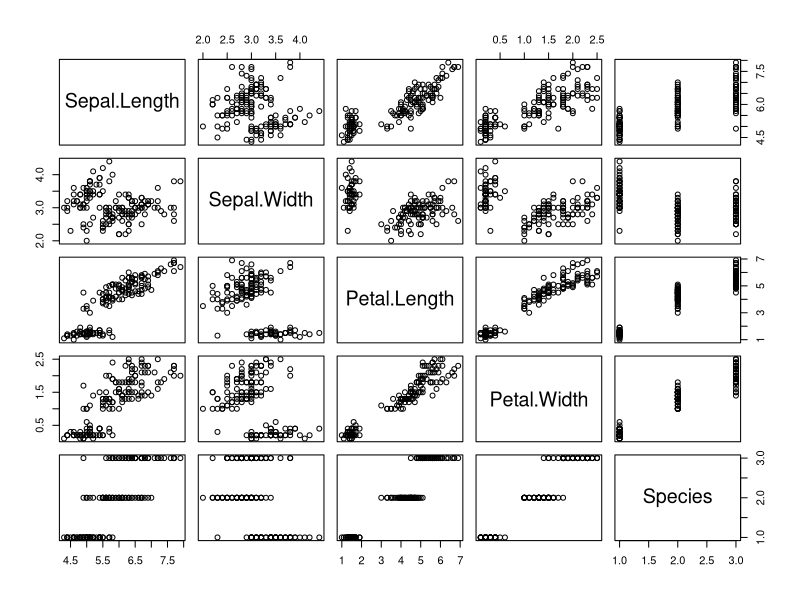
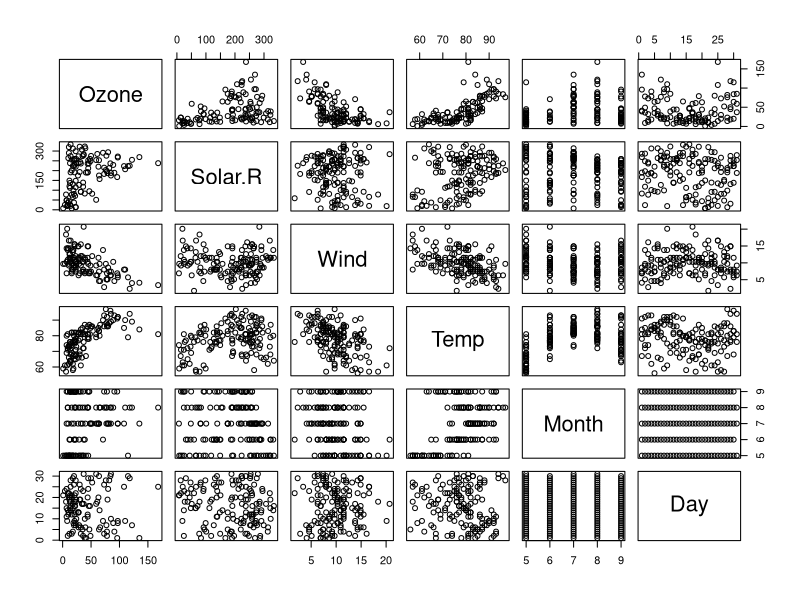

Generate these figures, in order, with R:
##################
##################################################################
# # Laboratorio de Procesamiento de Informaci�n Meteorol�gica/Oceanogr�fica
#
# 2� cuatrimestre 2022
##################################################################

###########  CLASE data.frame ALUMNOS

#########################################################

iris #Aparece toda la inforpacion
print(iris) #Pasa lo mismo que con iris   #pero no almacene ninguna variable
plot(iris) 		 # Representa graficamente las cosas
summary(iris) 		#Resumen estadistiico por columnas
str(iris) 	#representación textual" del objeto
head(iris) # primeras seis filas
tail(iris) # últimas seis filas
		

########################################

m <- cbind(ord=1:3, edad=c(30L, 26L, 9L))  #Uniendo por columnas los vectores ord y edad(en enteros). Matriz 3x2
m
v <- c(1.80, 1.72, 1.05) #un vector 
v

ff <- data.frame(familia=c("Padre", "Madre", "Hijo"),m, estatura=v) #Primer columna llamada familia, con nombres Padre, madre e hijo. Usa como segunda columna la matriz M y la tercer columna alk vector V
ff
ff1 <- data.frame(familia=c("Padre", "Madre", "Hijo"),m, estatura=v,row.names=1) #row.names = Hace que los de las filas sean el primer elemento. Osea Padre Madre e Hijo
ff1
#############################
WORKDIR <- "/home/clinux01/Escritorio/LABO"  #POdemos cargar un data frame, setemao el directoprio de trabajo

setwd (WORKDIR)        

mitabla <- read.table("Leer_tabla.txt") 
mitabla #Me muesra la tabla que arriba le dije que lea 
is.data.frame(mitabla) #ES un daata framE?true
colnames(mitabla) #Nombre de las columnas
rownames(mitabla) #Nombre de las filas

mitabla$Piso #El signo pesos ya sabe que estamos seleccionando alguna variable

mitabla[[2]] #Aca estoy solo pidiendo la columna 2, piso

mitabla[2]    #Muetsra tambien las filas y las columans

mitabla[3, 2]  #Me muettra que hay que la fila 3 y la columna 2

mitabla[3, 2] <- 106   
mitabla #ME modifico el valor de la fila 3 y la columna 2
mitabla$Total <- mitabla$Precio * mitabla$Area
mitabla$Tota #Me genero una tabla que sea Precio*Area como dice arriba
###########################
#
datosimp <- data.frame(anyos=c(1.3,0.4,1.1,2.3,3.1,1.3),                      #Cargamos otro data frame
                       tipo=c(2,3,3,1,3,1),edad=c(22,21,34,42,17,43),
                       sexo=c("H","M","H","H","M","H"))                     #NO lo carga como caracteres,los puso como una variables (factores) H O M. H = 1 y M = 2

attach(datosimp)   #atacahr es.. como crear una variable en GLOBAL ENVIROMENT
anyos              #COmo hice el attach, me lee esta variable sino, no hace nada.
detach(datosimp)   #DEsatachar es...Lo contratio a attach



datos.hombre.filtrados <- datosimp$anyos[datosimp$sexo=='H'] #ME meti en la columnas años, no quiuero todos los elementos, solo los que tienen sexo = H
datos.hombre.filtrados 
mas.peq <- subset(datosimp,anyos<2,select=c(edad,sexo))
mas.peq #Me quedo con algunas filas y con algunas columnas (sunset). TOma los que son menores a 2 años y selecciona edad y sexo (los puso como nombres de columans)

attach(datosimp)           #Atachamos, osea, ya sabes esta masa rriba. Crea un archico en el GLOBAL ENVIROMMENT
edad.final <- edad + anyos 
edad.final             #Suma la edad con los años
datosimp <- transform(datosimp, edad.final = edad+anyos) 
datosimp
datosimp <- transform(datosimp, edad = edad+1) 
datosimp


#Cargamos este data frame
airquality
a<-airquality
plot(a)


#¿cuál es la temperatura media de todos los días?
attach(airquality)
Temp
Temp_Media <- mean(Temp)
Temp_Media

#¿cuál es la temperatura media en el mes de mayo?
airquality$Temp
airquality$Month


#¿cuál fue el día más ventoso?



